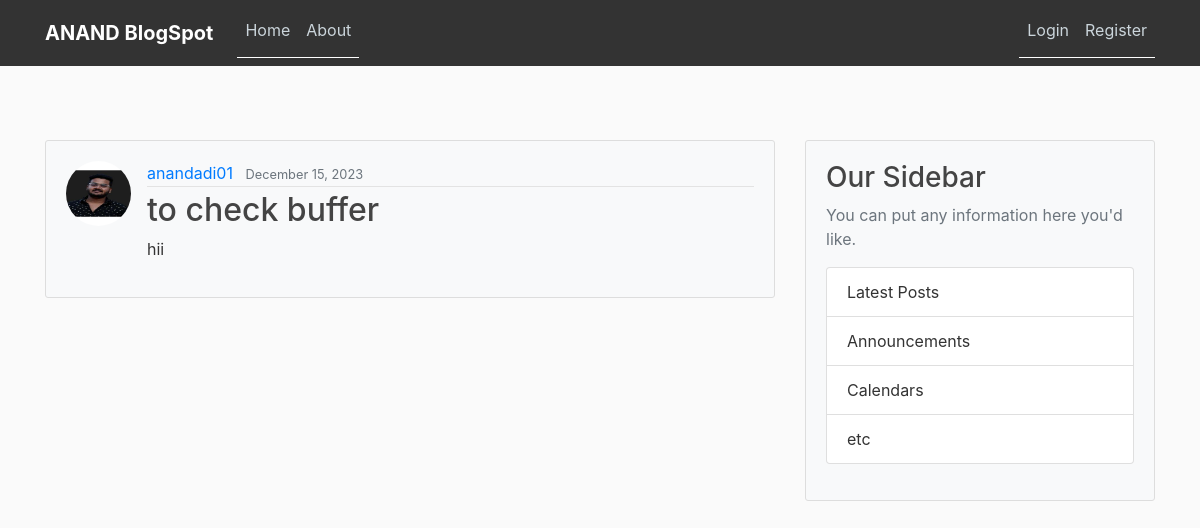
/post/50/, run on the app's committed database.
### blog/models.py (models this page shows, shortened)
class Post(models.Model):
	title = models.CharField(max_length=100)
	content = models.TextField()
	date_posted = models.DateTimeField(default=timezone.now)
	author = models.ForeignKey(User, on_delete=models.CASCADE)

### users/models.py (models this page shows, shortened)
class Profile(models.Model):
	user = models.OneToOneField(User, on_delete=models.CASCADE)
	image = models.ImageField(default='default.jpg', upload_to='profile_pics')

### blog/views.py (the view)
# urls.py: path('post/<int:pk>/', PostDetailView.as_view(), name='post-detail'),
class PostDetailView(DetailView):
	model = Post

### blog/templates/blog/post_detail.html (shortened to what this page needs)
{% extends "blog/base.html" %}
{% block content %}
	<article class="media content-section">
		<img class="rounded-circle article-img" src="{{ object.author.profile.image.url }}">
	  <div class="media-body">
	    <div class="article-metadata">
	      <a class="mr-2" href="{% url 'user-posts' object.author.username %}">{{ object.author }}</a>
	      <small class="text-muted">{{ object.date_posted|date:"F d, Y" }}</small>
	    </div>
	    <h2 class="article-title">{{ object.title }}</h2>
	    <p class="article-content">{{ object.content }}</p>
	  </div>
	</article>
{% endblock content %}

### blog/static/blog/main.css (style rules this page uses)
body { background: #fafafa; color: #333333; margin-top: 5rem; }
h1, h2, h3, h4, h5, h6 { color: #444444; }
.content-section { background: #ffffff; padding: 10px 20px; border: 1px solid #dddddd; border-radius: 3px; margin-bottom: 20px; }
.article-title { color: #444444; }
.article-content { white-space: pre-line; }
.article-img { height: 65px; width: 65px; margin-right: 16px; }
.article-metadata { padding-bottom: 1px; margin-bottom: 4px; border-bottom: 1px solid #e3e3e3 }

### blog/templates/blog/base.html (style rules this page uses)
body { padding-top: 60px; }
.content-section { background-color: #f8f9fa; padding: 20px; margin-bottom: 20px; }

### data on the page
Post: author.profile.image (picture), author "anandadi01", date_posted "December 15, 2023", title "to check buffer", content "hii"
